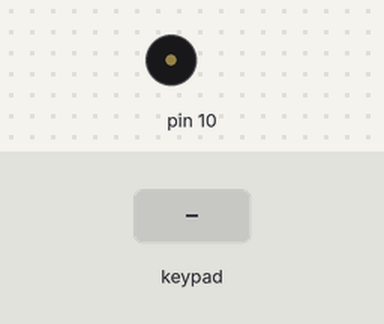
A sketch run on a simulated Arduino Uno, built with avr-gcc and run on an emulated ATmega328P. Shown: buzzer (waves = sounding). Inputs (shaded band) come from the test bench. What the sketch prints to the serial monitor is not drawn.

Above: at 2.8 s.
2.9 s: key '1' pressed
6.4 s: key 'A' pressed
9.9 s: key 'B' pressed
Timing chart, 0 to 19.4 s (numbered marks = the images above; inputs shaded):
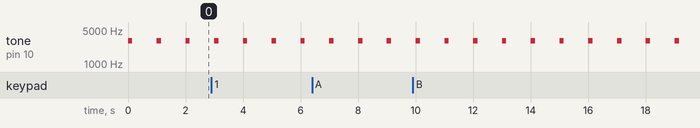

The sketch:

arduino-bomb-game.ino
```cpp
#include <Keypad.h>

const int ROW_NUM = 4; //four rows
const int COLUMN_NUM = 4; //four columns

char keys[ROW_NUM][COLUMN_NUM] = {
  {'1','2','3', 'A'},
  {'4','5','6', 'B'},
  {'7','8','9', 'C'},
  {'*','0','#', 'D'}
};

byte pin_rows[ROW_NUM] = {9, 8, 7, 6}; //connect to the row pinouts of the keypad
byte pin_column[COLUMN_NUM] = {5, 4, 3, 2}; //connect to the column pinouts of the keypad

Keypad keypad = Keypad( makeKeymap(keys), pin_rows, pin_column, ROW_NUM, COLUMN_NUM );

void setup(){
  Serial.begin(9600);
}

void loop(){
  char key = keypad.getKey();

  if (key){
    Serial.println(key);
  }
  tone(10, 3000, 150);
  delay(1000);
}
```

Measured:
- by itself, tone on pin 10: alternates 3000 Hz for 0.15 s and silent for 0.85 s
